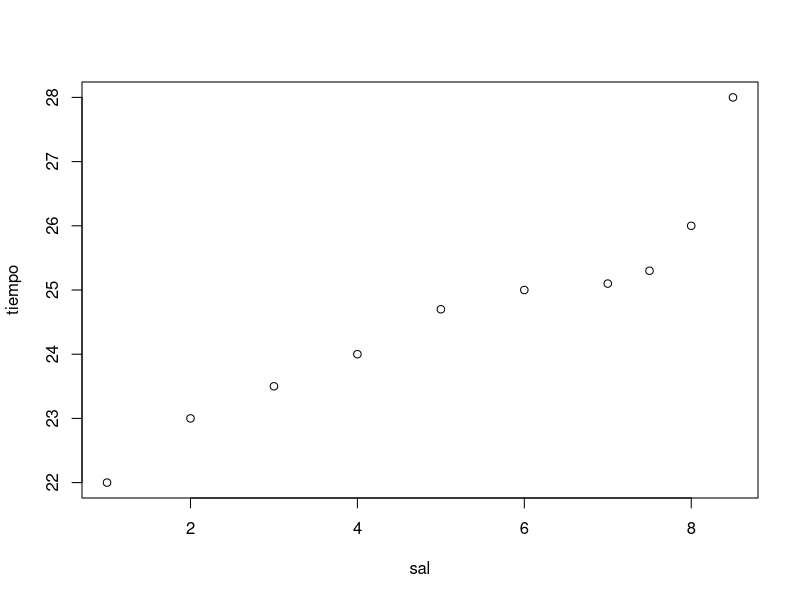

Recreate this plot in R. (Note: this script raises an error after producing the figure.)
sal=c(1,2,3,4,5,6,7,7.5,8,8.5)
tiempo=c(22,23,23.5,24,24.7,25,25.1,25.3,26,28)
plot(sal,tiempo)
l1=lm(tiempo~sal)
abline(l)
l1
